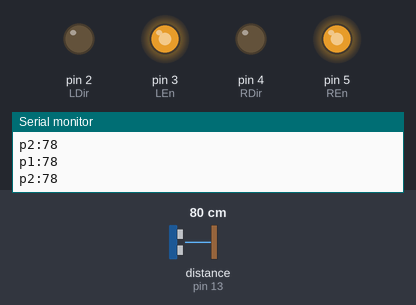
A sketch run on a simulated Arduino Uno, built with avr-gcc and run on an emulated ATmega328P. On the bench: output pins drawn as LEDs (lit = HIGH), the last lines printed to the serial monitor. Wiring (inferred from the names in the program): ultrasonic range finder: trigger pin 12; echo pin 13. Inputs (shaded band) come from the test bench; at power-on: distance to the obstacle (sensor on pin 13) 80 cm. The echo pulse lasts 58.3 µs per cm; pins used as bus, display or sensor lines are not drawn.

Above: at 1.2 s.
1.3 s: distance to the obstacle (sensor on pin 13) set to 27 cm
2.8 s: distance to the obstacle (sensor on pin 13) set to 24 cm
At 3.9 s:
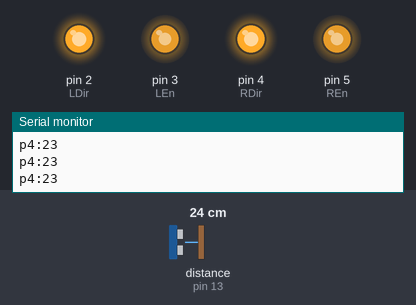
Timing chart, 0 to 5.8 s (numbered marks = the images above; inputs shaded):
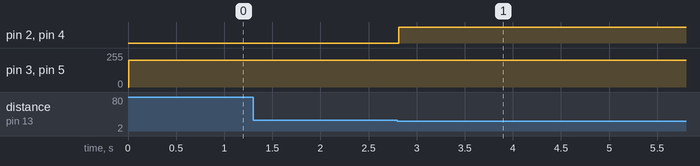

Measured:
- the behaviour switches between 26 and 25 cm on distance to the obstacle (sensor on pin 13) (found by bisection; images 0 and 1)
- after the input at 2.8 s, pin 2 (LDir), pin 4 (RDir): LOW → HIGH at once

The sketch:

HMID.ino
```cpp
const int trigPin = 12;
const int echoPin = 13;
int LEn=3;
int REn=5;
int LDir=2;
int RDir=4;
int QClose = 25;
int TClose = 5;
int myt;
int t1;

void setup()  {
  pinMode(trigPin, OUTPUT); // триггер - выходной пин
  pinMode(echoPin, INPUT); // эхо - входной
  digitalWrite(trigPin, LOW);
  Serial.begin(9600); // инициализация послед. порта

  pinMode(LEn, OUTPUT);
  pinMode(REn, OUTPUT);
  pinMode(LDir, OUTPUT);
  pinMode(RDir, OUTPUT);

 // Serial.begin(9600);

  analogWrite(LEn, 0);
  analogWrite(REn, 0);

}

void loop()  {
  //long distance = getDistance(); // получаем дистанцию с датчика
 // Serial.println(distance); // выводим в последовательный порт
 // delay(100);
 Serial.print("p1:");
Serial.println(getDistance());
analogWrite(REn, 200);
analogWrite(LEn, 200);
//delay(300);

 if(getDistance()>QClose)
 {
  Serial.print("p2:");
  Serial.println(getDistance());
  digitalWrite(LDir,LOW);
  digitalWrite(RDir,LOW);
  analogWrite(LEn, 200);
  analogWrite(REn, 200);
  delay(50);
 }

if((getDistance()<QClose)&&(getDistance()>TClose))
 {
  myt=millis();
Serial.print("p3:");
Serial.println(getDistance());
  //компенсация инерции:
  digitalWrite(LDir,HIGH);
  digitalWrite(RDir,HIGH);
  analogWrite(LEn, 200);
  analogWrite(REn, 200);
  //delay(250);

        do{
          Serial.print("p4:");
          Serial.println(getDistance());
          analogWrite(LEn, 200);
          analogWrite(REn, 200);
          delay(10);
          }
        while(getDistance>QClose);

   Serial.print("p5:");
   Serial.println(getDistance());

   t1 = millis() - myt;
   t1 = round(t1 / 2);

   Serial.println("p5");

  digitalWrite(LDir,LOW);
  digitalWrite(RDir,LOW);
  analogWrite(LEn, 200);
  analogWrite(REn, 200);

  delay(t1);

  analogWrite(LEn, 0);
  analogWrite(REn, 0);
  //delay(5000);

 }
}

// Определение дистанции до объекта в см
long getDistance() {
  long distacne_cm = getEchoTiming() * 1.7 * 0.01;
  return distacne_cm;
}

// Определение времени задержки
long getEchoTiming() {
  digitalWrite(trigPin, HIGH); // генерируем 10 мкс импульс запуска
  delayMicroseconds(10);
  digitalWrite(trigPin, LOW);
  // определение на пине echoPin длительности уровня HIGH, мкс:
  long duration = pulseIn(echoPin, HIGH);
  return duration;
}
```
